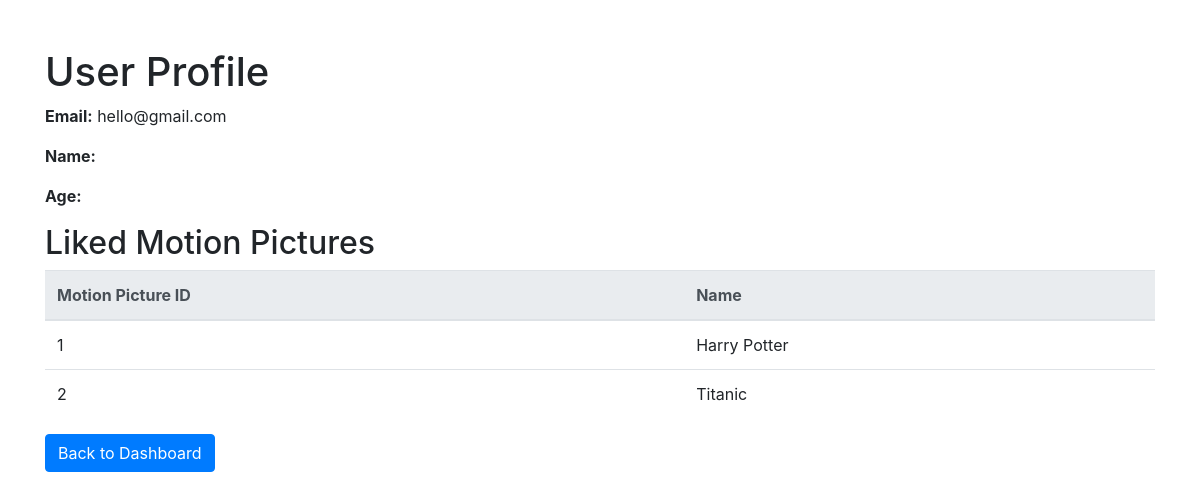
The app's page /userprofile.php (signed in) with its own data.
### tables this page shows
CREATE TABLE `User` (
  `email` varchar(255) NOT NULL,
  `password` varchar(255) NOT NULL,
  `name` varchar(255) DEFAULT NULL,
  `age` int(11) DEFAULT NULL
);

CREATE TABLE `MotionPicture` (
  `mpid` int(20) NOT NULL,
  `name` varchar(255) DEFAULT NULL,
  `rating` float DEFAULT NULL,
  `production` varchar(255) DEFAULT NULL,
  `budget` decimal(15,2) DEFAULT NULL
);

### userprofile.php (the view, shortened to what this page needs)
<?php
$servername = "localhost";
$username = "root";
$password = "";
$dbname = "COSI127b";
$userEmail = $_SESSION["user_email"];
try {
    $conn = new PDO("mysql:host=$servername;dbname=$dbname", $username, $password);
    $conn->setAttribute(PDO::ATTR_ERRMODE, PDO::ERRMODE_EXCEPTION);
    $stmtUser = $conn->prepare("SELECT * FROM User WHERE email = :email");
    $stmtUser->bindParam(':email', $userEmail);
    $stmtUser->execute();
    $userInfo = $stmtUser->fetch(PDO::FETCH_ASSOC);
    $stmtLikes = $conn->prepare("SELECT MotionPicture.mpid, MotionPicture.name FROM Likes JOIN MotionPicture ON Likes.mpid = MotionPicture.mpid WHERE Likes.email = :email");
    $stmtLikes->bindParam(':email', $userEmail);
    $stmtLikes->execute();
    $userLikes = $stmtLikes->fetchAll(PDO::FETCH_ASSOC);
} catch (PDOException $e) {
    echo "Error: " . $e->getMessage();
}
?>
<!DOCTYPE html>
<html lang="en">
<head>
    <link rel="stylesheet" href="https://stackpath.bootstrapcdn.com/bootstrap/4.3.1/css/bootstrap.min.css">
</head>
<body>
    <div class="container">
        <h1 class="mt-5">User Profile</h1>
        <?php if ($userInfo): ?>
            <p><strong>Email:</strong> <?php echo htmlspecialchars($userInfo['email']); ?></p>
            <p><strong>Name:</strong> <?php echo htmlspecialchars($userInfo['name']); ?></p>
            <p><strong>Age:</strong> <?php echo htmlspecialchars($userInfo['age']); ?></p>
        <?php endif; ?>
        <h2>Liked Motion Pictures</h2>
        <table class="table">
            <thead class="thead-light">
                <tr>
                    <th>Motion Picture ID</th>
                    <th>Name</th>
                </tr>
            </thead>
            <tbody>
                <?php foreach ($userLikes as $like): ?>
                    <tr>
                        <td><?php echo htmlspecialchars($like['mpid']); ?></td>
                        <td><?php echo htmlspecialchars($like['name']); ?></td>
                    </tr>
                <?php endforeach; ?>
            </tbody>
        </table>
        <a href="index.php" class="btn btn-primary">Back to Dashboard</a>
    </div>
</body>
</html>

### records on screen
user: email "hello@gmail.com"
motionpicture: mpid "1", name "Harry Potter"
motionpicture: mpid "2", name "Titanic"
